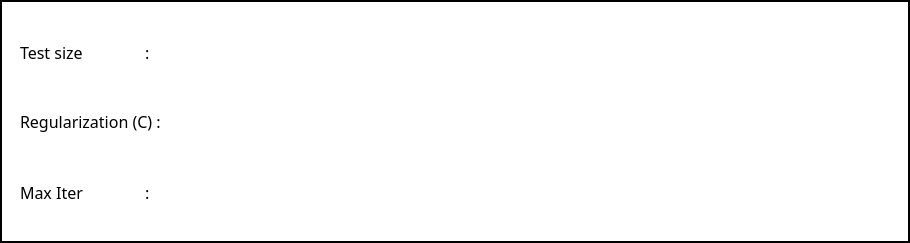
           <widget class="QFrame" name="frame_trainmodel_LR">
            <property name="geometry">
             <rect>
              <x>40</x>
              <y>201</y>
              <width>910</width>
              <height>243</height>
             </rect>
            </property>
            <property name="font">
             <font>
              <family>Segoe UI</family>
              <pointsize>15</pointsize>
              <weight>75</weight>
              <bold>true</bold>
             </font>
            </property>
            <property name="styleSheet">
             <string notr="true">background-color: rgb(255, 255, 255);</string>
            </property>
            <property name="frameShape">
             <enum>QFrame::WinPanel</enum>
            </property>
            <widget class="QLabel" name="label_39">
             <property name="geometry">
              <rect>
               <x>20</x>
               <y>35</y>
               <width>175</width>
               <height>35</height>
              </rect>
             </property>
             <property name="font">
              <font>
               <family>Segoe UI Semibold</family>
               <pointsize>12</pointsize>
               <weight>50</weight>
               <bold>false</bold>
              </font>
             </property>
             <property name="styleSheet">
              <string notr="true">color: rgb(0, 0, 0);</string>
             </property>
             <property name="text">
              <string>Test size               :</string>
             </property>
             <property name="scaledContents">
              <bool>true</bool>
             </property>
            </widget>
            <widget class="QLineEdit" name="lineEdit_TestSize_LR">
             <property name="geometry">
              <rect>
               <x>240</x>
               <y>35</y>
               <width>411</width>
               <height>31</height>
              </rect>
             </property>
             <property name="styleSheet">
              <string notr="true">color: rgb(151, 30, 30);</string>
             </property>
             <property name="frame">
              <bool>false</bool>
             </property>
            </widget>
            <widget class="QLabel" name="label_40">
             <property name="geometry">
              <rect>
               <x>20</x>
               <y>106</y>
               <width>175</width>
               <height>31</height>
              </rect>
             </property>
             <property name="font">
              <font>
               <family>Segoe UI Semibold</family>
               <pointsize>12</pointsize>
               <weight>50</weight>
               <bold>false</bold>
              </font>
             </property>
             <property name="styleSheet">
              <string notr="true">color: rgb(0, 0, 0);</string>
             </property>
             <property name="text">
              <string>Regularization (C) :</string>
             </property>
             <property name="scaledContents">
              <bool>true</bool>
             </property>
            </widget>
            <widget class="QLineEdit" name="lineEdit_C_LR">
             <property name="geometry">
              <rect>
               <x>240</x>
               <y>106</y>
               <width>411</width>
               <height>31</height>
              </rect>
             </property>
             <property name="styleSheet">
              <string notr="true">color: rgb(151, 30, 30);</string>
             </property>
             <property name="frame">
              <bool>false</bool>
             </property>
            </widget>
            <widget class="QPushButton" name="pushButton_TrainModel_LR">
             <property name="geometry">
              <rect>
               <x>760</x>
               <y>101</y>
               <width>131</width>
               <height>41</height>
              </rect>
             </property>
             <property name="palette">
              <palette>
               <active>
                <colorrole role="WindowText">
                 <brush brushstyle="SolidPattern">
                  <color alpha="255">
                   <red>255</red>
                   <green>255</green>
                   <blue>255</blue>
                  </color>
                 </brush>
                </colorrole>
                <colorrole role="Button">
                 <brush brushstyle="SolidPattern">
                  <color alpha="255">
                   <red>255</red>
                   <green>255</green>
                   <blue>255</blue>
                  </color>
                 </brush>
                </colorrole>
                <colorrole role="Text">
                 <brush brushstyle="SolidPattern">
                  <color alpha="255">
                   <red>255</red>
                   <green>255</green>
                   <blue>255</blue>
                  </color>
                 </brush>
                </colorrole>
                <colorrole role="ButtonText">
                 <brush brushstyle="SolidPattern">
                  <color alpha="255">
                   <red>255</red>
                   <green>255</green>
                   <blue>255</blue>
                  </color>
                 </brush>
                </colorrole>
                <colorrole role="Base">
                 <brush brushstyle="SolidPattern">
                  <color alpha="255">
                   <red>255</red>
                   <green>255</green>
                   <blue>255</blue>
                  </color>
                 </brush>
                </colorrole>
                <colorrole role="Window">
                 <brush brushstyle="SolidPattern">
                  <color alpha="255">
                   <red>255</red>
                   <green>255</green>
                   <blue>255</blue>
                  </color>
                 </brush>
                </colorrole>
                <colorrole role="Highlight">
                 <brush brushstyle="SolidPattern">
                  <color alpha="255">
                   <red>255</red>
                   <green>255</green>
                   <blue>255</blue>
                  </color>
                 </brush>
                </colorrole>
                <colorrole role="HighlightedText">
                 <brush brushstyle="SolidPattern">
                  <color alpha="255">
                   <red>151</red>
                   <green>30</green>
                   <blue>30</blue>
                  </color>
                 </brush>
                </colorrole>
                <colorrole role="AlternateBase">
                 <brush brushstyle="SolidPattern">
                  <color alpha="255">
                   <red>177</red>
                   <green>51</green>
                   <blue>51</blue>
                  </color>
                 </brush>
                </colorrole>
               </active>
               <inactive>
                <colorrole role="WindowText">
                 <brush brushstyle="SolidPattern">
                  <color alpha="255">
                   <red>255</red>
                   <green>255</green>
                   <blue>255</blue>
                  </color>
                 </brush>
                </colorrole>
                <colorrole role="Button">
                 <brush brushstyle="SolidPattern">
                  <color alpha="255">
                   <red>255</red>
                   <green>255</green>
                   <blue>255</blue>
                  </color>
                 </brush>
                </colorrole>
                <colorrole role="Text">
                 <brush brushstyle="SolidPattern">
                  <color alpha="255">
                   <red>255</red>
                   <green>255</green>
                   <blue>255</blue>
                  </color>
                 </brush>
                </colorrole>
                <colorrole role="ButtonText">
                 <brush brushstyle="SolidPattern">
                  <color alpha="255">
                   <red>255</red>
                   <green>255</green>
                   <blue>255</blue>
                  </color>
                 </brush>
                </colorrole>
                <colorrole role="Base">
                 <brush brushstyle="SolidPattern">
                  <color alpha="255">
                   <red>255</red>
                   <green>255</green>
                   <blue>255</blue>
                  </color>
                 </brush>
                </colorrole>
                <colorrole role="Window">
                 <brush brushstyle="SolidPattern">
                  <color alpha="255">
                   <red>255</red>
                   <green>255</green>
                   <blue>255</blue>
                  </color>
                 </brush>
                </colorrole>
                <colorrole role="Highlight">
                 <brush brushstyle="SolidPattern">
                  <color alpha="255">
                   <red>255</red>
                   <green>255</green>
                   <blue>255</blue>
                  </color>
                 </brush>
                </colorrole>
                <colorrole role="HighlightedText">
                 <brush brushstyle="SolidPattern">
                  <color alpha="255">
                   <red>151</red>
                   <green>30</green>
                   <blue>30</blue>
                  </color>
                 </brush>
                </colorrole>
                <colorrole role="AlternateBase">
                 <brush brushstyle="SolidPattern">
                  <color alpha="255">
                   <red>177</red>
                   <green>51</green>
                   <blue>51</blue>
                  </color>
                 </brush>
                </colorrole>
               </inactive>
               <disabled>
                <colorrole role="WindowText">
                 <brush brushstyle="SolidPattern">
                  <color alpha="255">
                   <red>255</red>
                   <green>255</green>
                   <blue>255</blue>
                  </color>
                 </brush>
                </colorrole>
                <colorrole role="Button">
                 <brush brushstyle="SolidPattern">
                  <color alpha="255">
                   <red>255</red>
                   <green>255</green>
                   <blue>255</blue>
                  </color>
                 </brush>
                </colorrole>
                <colorrole role="Text">
                 <brush brushstyle="SolidPattern">
                  <color alpha="255">
                   <red>255</red>
                   <green>255</green>
                   <blue>255</blue>
                  </color>
                 </brush>
                </colorrole>
                <colorrole role="ButtonText">
                 <brush brushstyle="SolidPattern">
                  <color alpha="255">
                   <red>255</red>
                   <green>255</green>
                   <blue>255</blue>
                  </color>
                 </brush>
                </colorrole>
                <colorrole role="Base">
                 <brush brushstyle="SolidPattern">
                  <color alpha="255">
                   <red>255</red>
                   <green>255</green>
                   <blue>255</blue>
                  </color>
                 </brush>
                </colorrole>
                <colorrole role="Window">
                 <brush brushstyle="SolidPattern">
                  <color alpha="255">
                   <red>255</red>
                   <green>255</green>
                   <blue>255</blue>
                  </color>
                 </brush>
                </colorrole>
                <colorrole role="Highlight">
                 <brush brushstyle="SolidPattern">
                  <color alpha="255">
                   <red>255</red>
                   <green>255</green>
                   <blue>255</blue>
                  </color>
                 </brush>
                </colorrole>
                <colorrole role="HighlightedText">
                 <brush brushstyle="SolidPattern">
                  <color alpha="255">
                   <red>151</red>
                   <green>30</green>
                   <blue>30</blue>
                  </color>
                 </brush>
                </colorrole>
                <colorrole role="AlternateBase">
                 <brush brushstyle="SolidPattern">
                  <color alpha="255">
                   <red>177</red>
                   <green>51</green>
                   <blue>51</blue>
                  </color>
                 </brush>
                </colorrole>
               </disabled>
              </palette>
             </property>
             <property name="font">
              <font>
               <family>Segoe UI Black</family>
               <pointsize>10</pointsize>
               <weight>50</weight>
               <bold>false</bold>
              </font>
             </property>
             <property name="styleSheet">
              <string notr="true">color: rgb(255, 255, 255);</string>
             </property>
             <property name="text">
              <string>Train</string>
             </property>
             <property name="flat">
              <bool>true</bool>
             </property>
            </widget>
            <widget class="QLabel" name="label_frame_6">
             <property name="geometry">
              <rect>
               <x>760</x>
               <y>101</y>
               <width>131</width>
               <height>41</height>
              </rect>
             </property>
             <property name="frameShadow">
              <enum>QFrame::Plain</enum>
             </property>
             <property name="lineWidth">
              <number>0</number>
             </property>
             <property name="midLineWidth">
              <number>0</number>
             </property>
             <property name="text">
              <string/>
             </property>
             <property name="pixmap">
              <pixmap>../Images/connect_button.png</pixmap>
             </property>
             <property name="scaledContents">
              <bool>true</bool>
             </property>
            </widget>
            <widget class="QLabel" name="label_41">
             <property name="geometry">
              <rect>
               <x>230</x>
               <y>101</y>
               <width>431</width>
               <height>41</height>
              </rect>
             </property>
             <property name="text">
              <string/>
             </property>
             <property name="pixmap">
              <pixmap>../Images/text_label.png</pixmap>
             </property>
             <property name="scaledContents">
              <bool>true</bool>
             </property>
            </widget>
            <widget class="QLabel" name="label_42">
             <property name="geometry">
              <rect>
               <x>230</x>
               <y>30</y>
               <width>431</width>
               <height>41</height>
              </rect>
             </property>
             <property name="text">
              <string/>
             </property>
             <property name="pixmap">
              <pixmap>../Images/text_label.png</pixmap>
             </property>
             <property name="scaledContents">
              <bool>true</bool>
             </property>
            </widget>
            <widget class="QLabel" name="label_67">
             <property name="geometry">
              <rect>
               <x>230</x>
               <y>172</y>
               <width>431</width>
               <height>41</height>
              </rect>
             </property>
             <property name="text">
              <string/>
             </property>
             <property name="pixmap">
              <pixmap>../Images/text_label.png</pixmap>
             </property>
             <property name="scaledContents">
              <bool>true</bool>
             </property>
            </widget>
            <widget class="QLineEdit" name="lineEdit_MaxIter_LR">
             <property name="geometry">
              <rect>
               <x>240</x>
               <y>177</y>
               <width>411</width>
               <height>31</height>
              </rect>
             </property>
             <property name="styleSheet">
              <string notr="true">color: rgb(151, 30, 30);</string>
             </property>
             <property name="frame">
              <bool>false</bool>
             </property>
            </widget>
            <widget class="QLabel" name="label_68">
             <property name="geometry">
              <rect>
               <x>20</x>
               <y>177</y>
               <width>175</width>
               <height>31</height>
              </rect>
             </property>
             <property name="font">
              <font>
               <family>Segoe UI Semibold</family>
               <pointsize>12</pointsize>
               <weight>50</weight>
               <bold>false</bold>
              </font>
             </property>
             <property name="styleSheet">
              <string notr="true">color: rgb(0, 0, 0);</string>
             </property>
             <property name="text">
              <string>Max Iter               :</string>
             </property>
             <property name="scaledContents">
              <bool>true</bool>
             </property>
            </widget>
            <zorder>label_42</zorder>
            <zorder>label_frame_6</zorder>
            <zorder>label_39</zorder>
            <zorder>label_40</zorder>
            <zorder>label_41</zorder>
            <zorder>lineEdit_C_LR</zorder>
            <zorder>lineEdit_TestSize_LR</zorder>
            <zorder>label_67</zorder>
            <zorder>lineEdit_MaxIter_LR</zorder>
            <zorder>label_68</zorder>
            <zorder>pushButton_TrainModel_LR</zorder>
           </widget>
